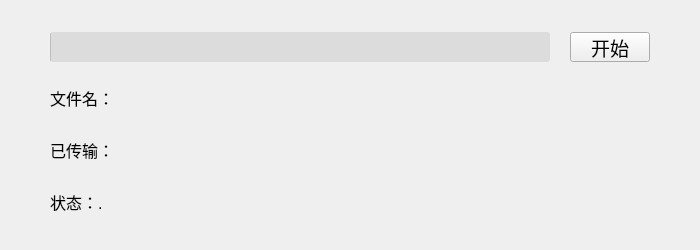
<?xml version="1.0" encoding="UTF-8"?>
<ui version="4.0">
 <class>FileWindow</class>
 <widget class="QWidget" name="FileWindow">
  <property name="geometry">
   <rect>
    <x>0</x>
    <y>0</y>
    <width>700</width>
    <height>250</height>
   </rect>
  </property>
  <property name="minimumSize">
   <size>
    <width>700</width>
    <height>250</height>
   </size>
  </property>
  <property name="maximumSize">
   <size>
    <width>700</width>
    <height>250</height>
   </size>
  </property>
  <property name="windowTitle">
   <string/>
  </property>
  <property name="styleSheet">
   <string notr="true"/>
  </property>
  <layout class="QHBoxLayout" name="horizontalLayout_5">
   <item>
    <layout class="QVBoxLayout" name="verticalLayout">
     <property name="spacing">
      <number>0</number>
     </property>
     <item>
      <layout class="QHBoxLayout" name="horizontalLayout">
       <property name="spacing">
        <number>20</number>
       </property>
       <item>
        <spacer name="horizontalSpacer">
         <property name="orientation">
          <enum>Qt::Horizontal</enum>
         </property>
         <property name="sizeHint" stdset="0">
          <size>
           <width>40</width>
           <height>20</height>
          </size>
         </property>
        </spacer>
       </item>
       <item>
        <widget class="QProgressBar" name="progressBar">
         <property name="minimumSize">
          <size>
           <width>500</width>
           <height>30</height>
          </size>
         </property>
         <property name="maximumSize">
          <size>
           <width>500</width>
           <height>30</height>
          </size>
         </property>
         <property name="font">
          <font>
           <family>Arial</family>
           <pointsize>14</pointsize>
          </font>
         </property>
         <property name="mouseTracking">
          <bool>false</bool>
         </property>
         <property name="layoutDirection">
          <enum>Qt::LeftToRight</enum>
         </property>
         <property name="styleSheet">
          <string notr="true">background-color: #DCDCDC; /* 设置按钮背景颜色 */
border-radius: 3px; /* 设置边框圆角半径 */
</string>
         </property>
         <property name="minimum">
          <number>0</number>
         </property>
         <property name="maximum">
          <number>1000</number>
         </property>
         <property name="value">
          <number>0</number>
         </property>
         <property name="textVisible">
          <bool>false</bool>
         </property>
         <property name="orientation">
          <enum>Qt::Horizontal</enum>
         </property>
         <property name="invertedAppearance">
          <bool>false</bool>
         </property>
         <property name="textDirection">
          <enum>QProgressBar::TopToBottom</enum>
         </property>
         <property name="format">
          <string>%p%</string>
         </property>
        </widget>
       </item>
       <item>
        <widget class="QPushButton" name="pushButton">
         <property name="minimumSize">
          <size>
           <width>80</width>
           <height>30</height>
          </size>
         </property>
         <property name="maximumSize">
          <size>
           <width>80</width>
           <height>30</height>
          </size>
         </property>
         <property name="font">
          <font>
           <family>Arial</family>
           <pointsize>14</pointsize>
          </font>
         </property>
         <property name="styleSheet">
          <string notr="true"/>
         </property>
         <property name="text">
          <string>开始</string>
         </property>
        </widget>
       </item>
       <item>
        <spacer name="horizontalSpacer_3">
         <property name="orientation">
          <enum>Qt::Horizontal</enum>
         </property>
         <property name="sizeHint" stdset="0">
          <size>
           <width>40</width>
           <height>20</height>
          </size>
         </property>
        </spacer>
       </item>
      </layout>
     </item>
     <item>
      <layout class="QHBoxLayout" name="horizontalLayout_2">
       <item>
        <spacer name="horizontalSpacer_2">
         <property name="orientation">
          <enum>Qt::Horizontal</enum>
         </property>
         <property name="sizeHint" stdset="0">
          <size>
           <width>40</width>
           <height>20</height>
          </size>
         </property>
        </spacer>
       </item>
       <item>
        <widget class="QLabel" name="name_LB">
         <property name="minimumSize">
          <size>
           <width>600</width>
           <height>30</height>
          </size>
         </property>
         <property name="maximumSize">
          <size>
           <width>600</width>
           <height>30</height>
          </size>
         </property>
         <property name="font">
          <font>
           <family>Arial</family>
           <pointsize>12</pointsize>
           <weight>50</weight>
           <italic>false</italic>
           <bold>false</bold>
          </font>
         </property>
         <property name="text">
          <string>文件名：</string>
         </property>
         <property name="alignment">
          <set>Qt::AlignLeading|Qt::AlignLeft|Qt::AlignVCenter</set>
         </property>
        </widget>
       </item>
       <item>
        <spacer name="horizontalSpacer_8">
         <property name="orientation">
          <enum>Qt::Horizontal</enum>
         </property>
         <property name="sizeHint" stdset="0">
          <size>
           <width>40</width>
           <height>20</height>
          </size>
         </property>
        </spacer>
       </item>
      </layout>
     </item>
     <item>
      <layout class="QHBoxLayout" name="horizontalLayout_3">
       <item>
        <spacer name="horizontalSpacer_4">
         <property name="orientation">
          <enum>Qt::Horizontal</enum>
         </property>
         <property name="sizeHint" stdset="0">
          <size>
           <width>40</width>
           <height>20</height>
          </size>
         </property>
        </spacer>
       </item>
       <item>
        <widget class="QLabel" name="progress_LB">
         <property name="minimumSize">
          <size>
           <width>600</width>
           <height>31</height>
          </size>
         </property>
         <property name="maximumSize">
          <size>
           <width>600</width>
           <height>31</height>
          </size>
         </property>
         <property name="font">
          <font>
           <family>Arial</family>
           <pointsize>12</pointsize>
          </font>
         </property>
         <property name="text">
          <string>已传输：</string>
         </property>
         <property name="alignment">
          <set>Qt::AlignLeading|Qt::AlignLeft|Qt::AlignVCenter</set>
         </property>
        </widget>
       </item>
       <item>
        <spacer name="horizontalSpacer_5">
         <property name="orientation">
          <enum>Qt::Horizontal</enum>
         </property>
         <property name="sizeHint" stdset="0">
          <size>
           <width>40</width>
           <height>20</height>
          </size>
         </property>
        </spacer>
       </item>
      </layout>
     </item>
     <item>
      <layout class="QHBoxLayout" name="horizontalLayout_4">
       <item>
        <spacer name="horizontalSpacer_6">
         <property name="orientation">
          <enum>Qt::Horizontal</enum>
         </property>
         <property name="sizeHint" stdset="0">
          <size>
           <width>40</width>
           <height>20</height>
          </size>
         </property>
        </spacer>
       </item>
       <item>
        <widget class="QLabel" name="state_LB">
         <property name="minimumSize">
          <size>
           <width>600</width>
           <height>31</height>
          </size>
         </property>
         <property name="maximumSize">
          <size>
           <width>600</width>
           <height>31</height>
          </size>
         </property>
         <property name="font">
          <font>
           <family>Arial</family>
           <pointsize>12</pointsize>
          </font>
         </property>
         <property name="text">
          <string>状态：.</string>
         </property>
         <property name="alignment">
          <set>Qt::AlignLeading|Qt::AlignLeft|Qt::AlignVCenter</set>
         </property>
        </widget>
       </item>
       <item>
        <spacer name="horizontalSpacer_7">
         <property name="orientation">
          <enum>Qt::Horizontal</enum>
         </property>
         <property name="sizeHint" stdset="0">
          <size>
           <width>40</width>
           <height>20</height>
          </size>
         </property>
        </spacer>
       </item>
      </layout>
     </item>
    </layout>
   </item>
  </layout>
 </widget>
 <resources/>
 <connections/>
</ui>
